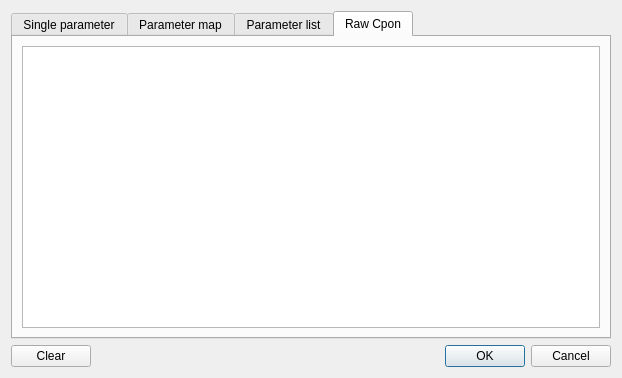
<?xml version="1.0" encoding="UTF-8"?>
<ui version="4.0">
 <class>MethodParametersDialog</class>
 <widget class="QDialog" name="MethodParametersDialog">
  <property name="geometry">
   <rect>
    <x>0</x>
    <y>0</y>
    <width>622</width>
    <height>378</height>
   </rect>
  </property>
  <property name="windowTitle">
   <string>Input parameters</string>
  </property>
  <layout class="QVBoxLayout" name="verticalLayout">
   <item>
    <widget class="QTabWidget" name="tabWidget">
     <property name="currentIndex">
      <number>3</number>
     </property>
     <widget class="QWidget" name="singleParameterWidget">
      <attribute name="title">
       <string>Single parameter</string>
      </attribute>
      <layout class="QVBoxLayout" name="verticalLayout_9">
       <item>
        <widget class="QTableWidget" name="singleParameterTable">
         <property name="sizePolicy">
          <sizepolicy hsizetype="Minimum" vsizetype="Minimum">
           <horstretch>0</horstretch>
           <verstretch>0</verstretch>
          </sizepolicy>
         </property>
         <attribute name="horizontalHeaderVisible">
          <bool>false</bool>
         </attribute>
         <attribute name="horizontalHeaderStretchLastSection">
          <bool>true</bool>
         </attribute>
         <attribute name="verticalHeaderVisible">
          <bool>false</bool>
         </attribute>
         <column>
          <property name="text">
           <string>Type</string>
          </property>
         </column>
         <column>
          <property name="text">
           <string>Value</string>
          </property>
         </column>
        </widget>
       </item>
       <item>
        <widget class="QLabel" name="parsingSingleLabel">
         <property name="text">
          <string>Unable to parse parameter from cpon</string>
         </property>
         <property name="alignment">
          <set>Qt::AlignCenter</set>
         </property>
        </widget>
       </item>
      </layout>
     </widget>
     <widget class="QWidget" name="parameterMapWidget">
      <attribute name="title">
       <string>Parameter map</string>
      </attribute>
      <layout class="QVBoxLayout" name="verticalLayout_8">
       <item>
        <layout class="QHBoxLayout" name="horizontalLayout_3">
         <item>
          <layout class="QVBoxLayout" name="verticalLayout_6">
           <item>
            <widget class="QTableWidget" name="parameterMapTable">
             <attribute name="horizontalHeaderStretchLastSection">
              <bool>true</bool>
             </attribute>
             <column>
              <property name="text">
               <string>Name</string>
              </property>
             </column>
             <column>
              <property name="text">
               <string>Type</string>
              </property>
             </column>
             <column>
              <property name="text">
               <string>Value</string>
              </property>
             </column>
            </widget>
           </item>
           <item>
            <widget class="QLabel" name="parsingMapLabel">
             <property name="text">
              <string>Unable to parse parameters from cpon</string>
             </property>
             <property name="alignment">
              <set>Qt::AlignCenter</set>
             </property>
            </widget>
           </item>
          </layout>
         </item>
         <item>
          <layout class="QVBoxLayout" name="verticalLayout_7">
           <item>
            <widget class="QPushButton" name="addMapButton">
             <property name="text">
              <string>Add parameter</string>
             </property>
            </widget>
           </item>
           <item>
            <widget class="QPushButton" name="removeMapButton">
             <property name="text">
              <string>Remove parameter</string>
             </property>
            </widget>
           </item>
           <item>
            <spacer name="verticalSpacer_2">
             <property name="orientation">
              <enum>Qt::Vertical</enum>
             </property>
             <property name="sizeHint" stdset="0">
              <size>
               <width>20</width>
               <height>40</height>
              </size>
             </property>
            </spacer>
           </item>
          </layout>
         </item>
        </layout>
       </item>
      </layout>
     </widget>
     <widget class="QWidget" name="parameterListWidget">
      <attribute name="title">
       <string>Parameter list</string>
      </attribute>
      <layout class="QVBoxLayout" name="verticalLayout_5">
       <item>
        <layout class="QHBoxLayout" name="horizontalLayout">
         <item>
          <layout class="QVBoxLayout" name="verticalLayout_4">
           <item>
            <widget class="QTableWidget" name="parameterListTable">
             <attribute name="horizontalHeaderStretchLastSection">
              <bool>true</bool>
             </attribute>
             <column>
              <property name="text">
               <string>Type</string>
              </property>
             </column>
             <column>
              <property name="text">
               <string>Value</string>
              </property>
             </column>
            </widget>
           </item>
           <item>
            <widget class="QLabel" name="parsingListLabel">
             <property name="text">
              <string>Unable to parse parameters from cpon</string>
             </property>
             <property name="alignment">
              <set>Qt::AlignCenter</set>
             </property>
            </widget>
           </item>
          </layout>
         </item>
         <item>
          <layout class="QVBoxLayout" name="verticalLayout_3">
           <item>
            <widget class="QPushButton" name="addListButton">
             <property name="text">
              <string>Add parameter</string>
             </property>
            </widget>
           </item>
           <item>
            <widget class="QPushButton" name="removeListButton">
             <property name="text">
              <string>Remove parameter</string>
             </property>
            </widget>
           </item>
           <item>
            <spacer name="verticalSpacer">
             <property name="orientation">
              <enum>Qt::Vertical</enum>
             </property>
             <property name="sizeHint" stdset="0">
              <size>
               <width>20</width>
               <height>40</height>
              </size>
             </property>
            </spacer>
           </item>
          </layout>
         </item>
        </layout>
       </item>
      </layout>
     </widget>
     <widget class="QWidget" name="rawCponWidget">
      <attribute name="title">
       <string>Raw Cpon</string>
      </attribute>
      <layout class="QVBoxLayout" name="verticalLayout_2">
       <item>
        <widget class="QPlainTextEdit" name="rawCponEdit"/>
       </item>
      </layout>
     </widget>
    </widget>
   </item>
   <item>
    <layout class="QHBoxLayout" name="horizontalLayout_2">
     <item>
      <widget class="QPushButton" name="clearButton">
       <property name="text">
        <string>Clear</string>
       </property>
      </widget>
     </item>
     <item>
      <spacer name="horizontalSpacer">
       <property name="orientation">
        <enum>Qt::Horizontal</enum>
       </property>
       <property name="sizeHint" stdset="0">
        <size>
         <width>40</width>
         <height>20</height>
        </size>
       </property>
      </spacer>
     </item>
     <item>
      <widget class="QDialogButtonBox" name="buttonBox">
       <property name="orientation">
        <enum>Qt::Horizontal</enum>
       </property>
       <property name="standardButtons">
        <set>QDialogButtonBox::Cancel|QDialogButtonBox::Ok</set>
       </property>
      </widget>
     </item>
    </layout>
   </item>
  </layout>
 </widget>
 <resources/>
 <connections>
  <connection>
   <sender>buttonBox</sender>
   <signal>accepted()</signal>
   <receiver>MethodParametersDialog</receiver>
   <slot>accept()</slot>
   <hints>
    <hint type="sourcelabel">
     <x>248</x>
     <y>254</y>
    </hint>
    <hint type="destinationlabel">
     <x>157</x>
     <y>274</y>
    </hint>
   </hints>
  </connection>
  <connection>
   <sender>buttonBox</sender>
   <signal>rejected()</signal>
   <receiver>MethodParametersDialog</receiver>
   <slot>reject()</slot>
   <hints>
    <hint type="sourcelabel">
     <x>316</x>
     <y>260</y>
    </hint>
    <hint type="destinationlabel">
     <x>286</x>
     <y>274</y>
    </hint>
   </hints>
  </connection>
 </connections>
</ui>
